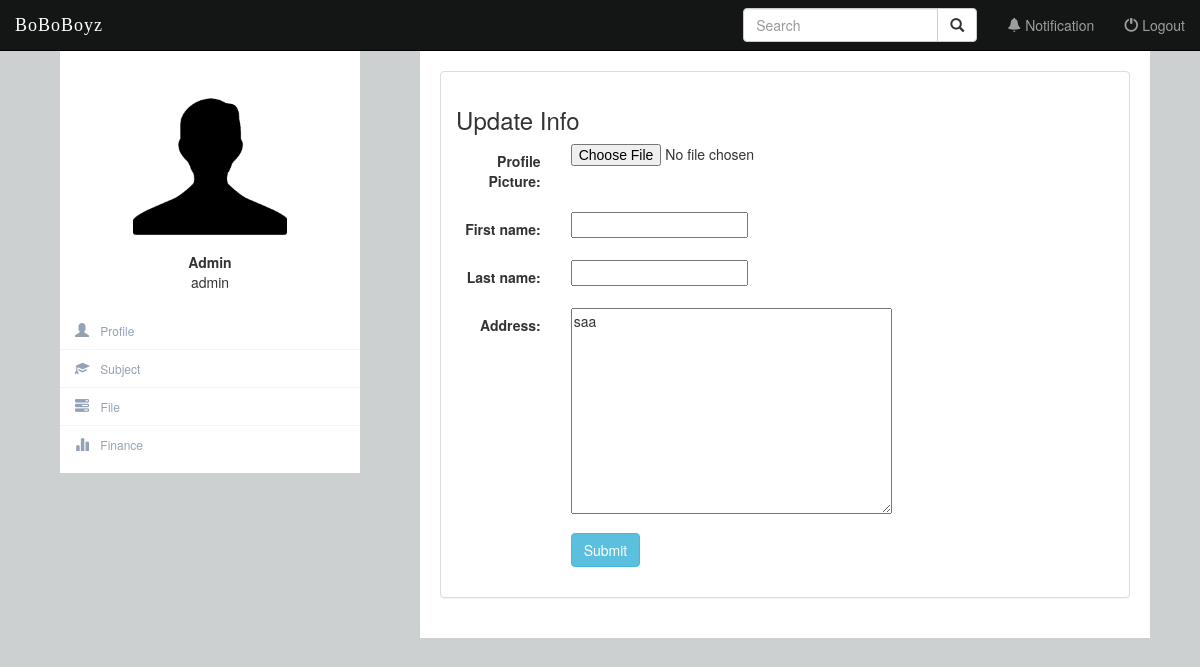
Before: /edit/ (signed in) with the older database file.
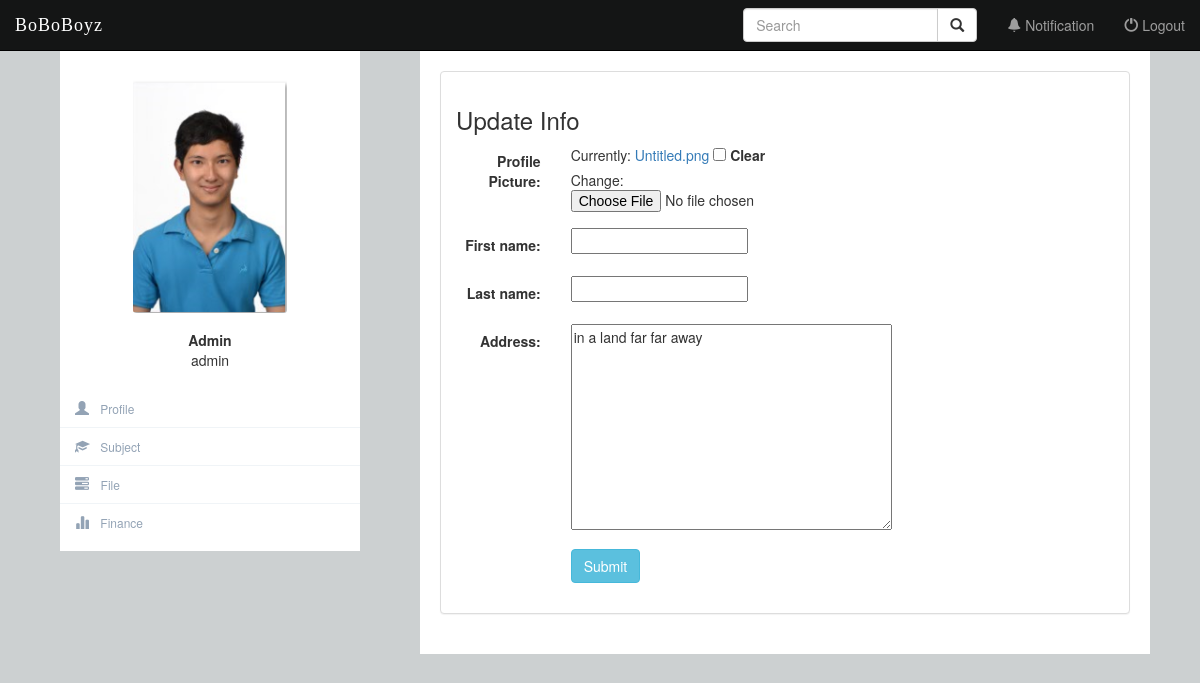
After: the same page with the newer database file.
### Profile/models.py (models this page shows, shortened)
class BaseProfile(models.Model):
    USER_TYPES = (
        ('Admin', 'Admin'),
        ('Supervisor', 'Supervisor'),
        ('Student', 'Student'),
    )
    GENDERS = (
        ('Female', 'Female'),
        ('Male', 'Male'),
    )
    user = models.OneToOneField(settings.AUTH_USER_MODEL, primary_key=True)
    user_dob = models.DateField(null=True, blank=True, verbose_name="Date of Birth")
    user_gender = models.CharField(choices=GENDERS, verbose_name="Gender", max_length=6)
    user_address = models.TextField(max_length=500, verbose_name="Address")
    user_photo = models.FileField(default="", verbose_name="Profile Picture", null=True, blank=True)
    user_type = models.CharField(choices=USER_TYPES, verbose_name="User Type", max_length=10)
    user_area = models.ForeignKey(Area, blank=True, null=True, on_delete=models.CASCADE, verbose_name="Area")
    class Meta:
        abstract = True

class Students(models.Model):
    STUDENT_TYPE = (
        ('By Research', 'By Research'),
        ('By Coursework', 'By Coursework'),
    )
    STATUS = (
        ('Active', 'Active'),
        ('Terminated', 'Terminated'),
        ('Graduated', 'Graduated'),
    )
    PROGRESS = (
        ('None', 'None'),
        ('Proposal Defense', 'Proposal Defense'),
        ('Work Completion Seminar', 'Work Completion Seminar'),
        ('Thesis Examination', 'Thesis Examination'),
        ('Viva Voce', 'Viva Voce'),
        ('Completed', 'Completed'),
    )
    user_status = models.CharField(choices=STATUS, verbose_name="Academic Status", default='Active', max_length=10)
    user_feesOwed = models.DecimalField(verbose_name="Outstanding Payment", max_digits=7,decimal_places=2,default=0)
    stud_type = models.CharField(choices=STUDENT_TYPE, verbose_name="Student Type", blank=True, null=True, max_length=13)
    br_title = models.CharField(max_length=100, verbose_name="Research Title", unique=True, null=True, blank=True)
    br_progress = models.CharField(choices=PROGRESS, verbose_name="Research Progress", default='None', max_length=23)
    bc_cgpa = MinMaxFloat(min_value=0.0, max_value=4.0, verbose_name="CGPA", default=0.0)
    class Meta:
        abstract = True

class Supervisor(models.Model):
    class Meta:
        abstract = True

class Profile(BaseProfile, Students, Supervisor):
    pass

### Profile/views.py (the view, shortened to what this page needs)
# urls.py: url(r'^edit/$', views.edit_profile, name='edit_profile'),
def edit_profile(request):
    profile_instance, created = Profile.objects.get_or_create(user=request.user)
    profile_edit_form = ProfileEditForm(request.POST or None, instance=profile_instance)
    if request.POST:
        if profile_edit_form.is_valid():
            profile_edit_form.save_all_fields_from_request(request=request)
            profile = Profile.objects.get(pk=request.user.id)
            return render(request, 'Profile/home.html', {'profile': profile, })
    profile = Profile.objects.get(pk=request.user.id)
    all_profiles = Profile.objects.all().filter(
        Q(user_type="Supervisor") | Q(user_type="Student")
    ).distinct()
    query = request.GET.get("q")
    return render(request, 'Profile/edit_profile.html', {'form': profile_edit_form, 'profile': profile,})

### Profile/forms.py (shortened to what this page needs)
class ProfileEditForm(forms.ModelForm):
    first_name = forms.CharField(required=False, label='First Name')
    last_name = forms.CharField(required=False, label='Last Name')
    def __init__(self, *args, **kwargs):
        super(ProfileEditForm, self).__init__(*args, **kwargs)
        self.helper = FormHelper(self)
        self.helper.layout.append(Submit('save', 'Save'))
        self.fields['first_name'] = forms.CharField(initial=self.instance.user.first_name)
        self.fields['last_name'] = forms.CharField(initial=self.instance.user.last_name)
    class Meta:
        model = BaseProfile
        fields = ['user_photo', 'first_name', 'last_name', 'user_address']

### Profile/templates/Profile/edit_profile.html (shortened to what this page needs)
{% extends 'Profile/side_bar.html' %}
{% block content %}
{% load staticfiles %}
<div class="profile-content-head">
    <div class="panel panel-default">
        <div class="panel-body">
            <h3>Update Info</h3>
            <form class="form-horizontal" role="form" action="" method="post" enctype="multipart/form-data">
                {% include 'Profile/form_template.html' %}
                <div class="form-group">
                    <div class="col-sm-offset-2 col-sm-10">
                        <button type="submit" class="btn btn-info">Submit</button>
                    </div>
                </div>
            </form>
        </div>
    </div>
</div>
{% endblock %}

### Profile/templates/Profile/side_bar.html (shortened to what this page needs)
{% extends 'Profile/navigation_bar.html' %}
{% block body %}
{% load staticfiles %}
<div class="container-fluid">
	<div class="row profile">
		<div class="col-md-4 col-sm-4 hidden-xs ">
			<div class="profile-sidebar col-md-3 col-sm-3" id="profile-sidebar">
				<div class="profile-userpic">
					<center>
						<button type="button" class="btn btn-userpic">
							{% if profile.user_photo %}
								<img src="{{ profile.user_photo.url }}" class="img-responsive" alt="">
							{% else %}
								<img src="{% static 'Profile/image/default.png' %}" class="img-responsive" alt="">
							{% endif %}
						</button>
					</center>
				</div>
				<div class="profile-usertitle">
					<div>
						<strong>
							{% if profile.user_type == 'Student' %}
								{% if profile.stud_type == 'By Research' %}
									Research Student
								{% elif profile.stud_type == 'By Coursework'%}
									Coursework Student
								{% endif %}
							{% else %}
								{{ profile.user_type }}
							{% endif %}
						</strong>
					</div>
					<div>
						{{ profile.user.username }}
					</div>
				</div>
				<div class="profile-usermenu">
					<ul class = "nav navbar-fixed-left">
						<li {% if request.resolver_match.url_name == 'home' %}class="active"{% endif %}>
							<a href="{% url 'Profile:home' %}">
							<span class= "glyphicon glyphicon-user"></span>
							Profile</a>
						</li>
						<li {% if request.resolver_match.url_name == 'subject' %}class="active"{% endif %}>
							<a href="{% url 'subject:subject' %}">
							<span class= "glyphicon glyphicon-education"></span>
							Subject</a>
						</li>
						<li {% if request.resolver_match.url_name == 'file' %}class="active"{% endif %}>
							<a href="{% url 'file:file' %}">
							<span class= "glyphicon glyphicon-tasks"></span>
							File</a>
						</li>
						<li  {% if request.resolver_match.url_name == 'account' %}class="active"{% endif %}>
							<a href="{% url 'Transaction:account' %}">
							<span class= "glyphicon glyphicon-stats"></span>
							Finance</a>
						</li>
					</ul>
				</div>
			</div>
		</div>
		<div class="col-md-8 col-sm-8 col-xs-12">
			{% block content %}
			{% endblock %}
		</div>
	</div>
</div>
{% endblock %}

### Profile/templates/Profile/form_template.html (shortened to what this page needs)
{% for field in form %}
    <div class="form-group">
        <div class="col-sm-offset-2 col-sm-10">
        </div>
        <label class="control-label col-sm-2">{{ field.label_tag }}</label>
        <div class="col-sm-10">{{ field }}</div>
    </div>
{% endfor %}

Changed rows visible on the page:
changed Profile "Admin": user_photo: picture added; user_address "saa" → "in a land far far away"
Other visible differences:
new list line: "Currently: Untitled.png Clear Change: ☐"
